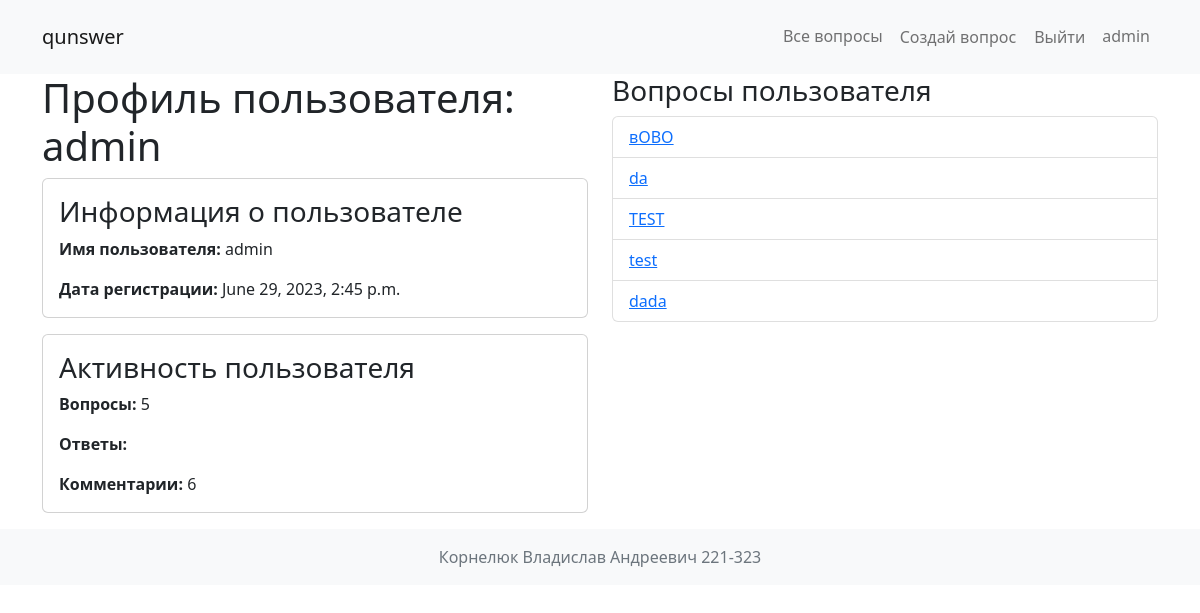
The page /qa/profile/ (signed in) on the database its author committed.
### qa_app/models.py (models this page shows, shortened)
class Question(models.Model):
    id = models.AutoField(primary_key=True)
    title = models.CharField(max_length=255, verbose_name='Заголовок')
    content = models.TextField(verbose_name='Содержание')
    author = models.ForeignKey(User, on_delete=models.PROTECT, related_name='questions', verbose_name='Автор')
    created_at = models.DateTimeField(auto_now_add=True, verbose_name='Создано')
    tags = models.ManyToManyField('Tag', related_name='questions', verbose_name='Тэги')
    answers = models.ManyToManyField('Answer', related_name='question_answers', verbose_name='Ответы')
    is_favorite = models.BooleanField(default=False)
    history = HistoricalRecords()
    class Meta:
        verbose_name_plural = 'Вопросы'

### qa_app/views.py (the view)
# urls.py: path('profile/', views.ProfileView.as_view(), name='profile'),
class ProfileView(TemplateView):
    template_name = 'profile.html'
    def get_context_data(self, **kwargs):
        context = super().get_context_data(**kwargs)
        if self.request.user.is_authenticated:
            user = self.request.user
            questions = user.questions.all()
            context['user'] = user
            context['questions'] = questions
        else:
            return HttpResponse('Unauthorized', status=401)
        return context

### qa_app/templates/profile.html
{% extends 'head.html' %}
{% block content %}
{% include 'header.html' %}
<section class="container">
    <div class="row">
        <div class="col-md-6">
            <h1>Профиль пользователя: {{ user.username }}</h1>
            <div class="card mb-3">
                <div class="card-body">
                    <h3 class="card-title">Информация о пользователе</h3>
                    <p class="card-text"><strong>Имя пользователя:</strong> {{ user.username }}</p>
                    <p class="card-text"><strong>Дата регистрации:</strong> {{ user.date_joined }}</p>
                </div>
            </div>
            <div class="card mb-3">
                <div class="card-body">
                    <h3 class="card-title">Активность пользователя</h3>
                    <p class="card-text"><strong>Вопросы:</strong> {{ user.questions.count }}</p>
                    <p class="card-text"><strong>Ответы:</strong> {{ user.answers.count }}</p>
                    <p class="card-text"><strong>Комментарии:</strong> {{ user.comments.count }}</p>
                </div>
            </div>
        </div>
        <div class="col-md-6">
            <h3>Вопросы пользователя</h3>
            <ul class="list-group">
                {% for question in user.questions.all %}
                <li class="list-group-item"><a href="{% url 'question_detail' question.id %}">{{ question.title }}</a></li>
                {% endfor %}
            </ul>
        </div>
    </div>
</section>
{% include 'footer.html' %}
{% endblock %}

### qa_app/templates/header.html
{% extends 'head.html' %}
{% block content %}
<header class="header">
	<nav class="navbar navbar-expand-lg navbar-light bg-light p-3">
		<div class="collapse navbar-collapse container" id="navbarNav">
			<a class="navbar-brand" href="{% url 'main' %}">qunswer</a>
			<ul class="navbar-nav ml-auto">
				<li class="nav-item">
					<a class="nav-link" href="{% url 'questionList' %}">Все вопросы</a>
				</li>
				{% if user.is_authenticated %}
				<li class="nav-item">
					<a class="nav-link btn btn-link" href="{% url 'create_question' %}">Создай вопрос</a>
				</li>
				<li class="nav-item">
					<a class="nav-link btn btn-link" href="{% url 'logout' %}">Выйти</a>
				</li>
				<li class="nav-item">
					<a class="nav-link navbar-text" href="{% url 'profile' %}">{{ user.username }}</a>
				</li>
				{% else %}
				<li class="nav-item">
					<a class="nav-link" href="{% url 'login' %}">Войти</a>
				</li>
				{% endif %}
			</ul>
		</div>
	</nav>
</header>
{% endblock %}

### qa_app/templates/head.html (style rules this page uses)
body { display: flex; flex-direction: column; min-height: 100vh; }

### rows shown on the page
Question: title "вОВО"
Question: title "da"
Question: title "TEST"
Question: title "test"
Question: title "dada"

### other values the page prints
{{ user.username }} "admin"
{{ user.date_joined }} "June 29, 2023, 2:45 p.m."
{{ user.questions.count }} "5"
{{ user.comments.count }} "6"
